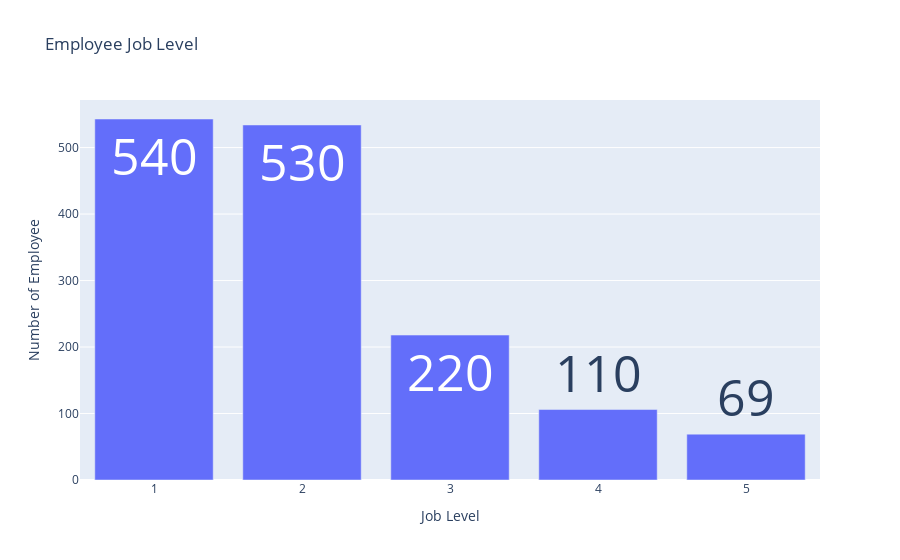

Notebook code cell kept with this figure:
### Code cell
# visualize the distribution of employees by job level
def viz_job_level(df, graph='bar'):
    df_job_level = df['JobLevel'].value_counts()
    if graph == 'bar':
        fig = px.bar(x=df_job_level.index, y=df_job_level.values, labels={'x':'Job Level', 'y':'Number of Employee'}, title='Employee Job Level', text=df_job_level.values)
        # increase text size
        fig.update_traces(texttemplate='%{text:.2s}', textposition='auto', textfont_size=50)
    elif graph == 'pie':
        fig = px.pie(names=df_job_level.index, values=df_job_level.values, title='Employee Job Level', hole=.7)
        fig.add_annotation(text='Employees<br>'+str(df.shape[0]), x=0.5, y=0.5, font_size=20, showarrow=False, )
    return fig

viz_job_level(df, graph='bar')

### Figure 1 — Plotly figure (JSON) as saved in the notebook; plotly's stock layout.template omitted (floating-point values rounded to 4 significant figures)
{"data": [{"alignmentgroup": "True", "hovertemplate": "Job Level=%{x}<br>Number of Employee=%{y}<br>text=%{text}<extra></extra>", "legendgroup": "", "marker": {"color": "#636efa", "pattern": {"shape": ""}}, "name": "", "offsetgroup": "", "orientation": "v", "showlegend": false, "text": [543, 534, 218, 106, 69], "textfont": {"size": 50}, "textposition": "auto", "texttemplate": "%{text:.2s}", "type": "bar", "x": [1, 2, 3, 4, 5], "xaxis": "x", "y": [543, 534, 218, 106, 69], "yaxis": "y"}], "layout": {"barmode": "relative", "legend": {"tracegroupgap": 0}, "title": {"text": "Employee Job Level"}, "xaxis": {"anchor": "y", "domain": [0, 1], "title": {"text": "Job Level"}}, "yaxis": {"anchor": "x", "domain": [0, 1], "title": {"text": "Number of Employee"}}}}
